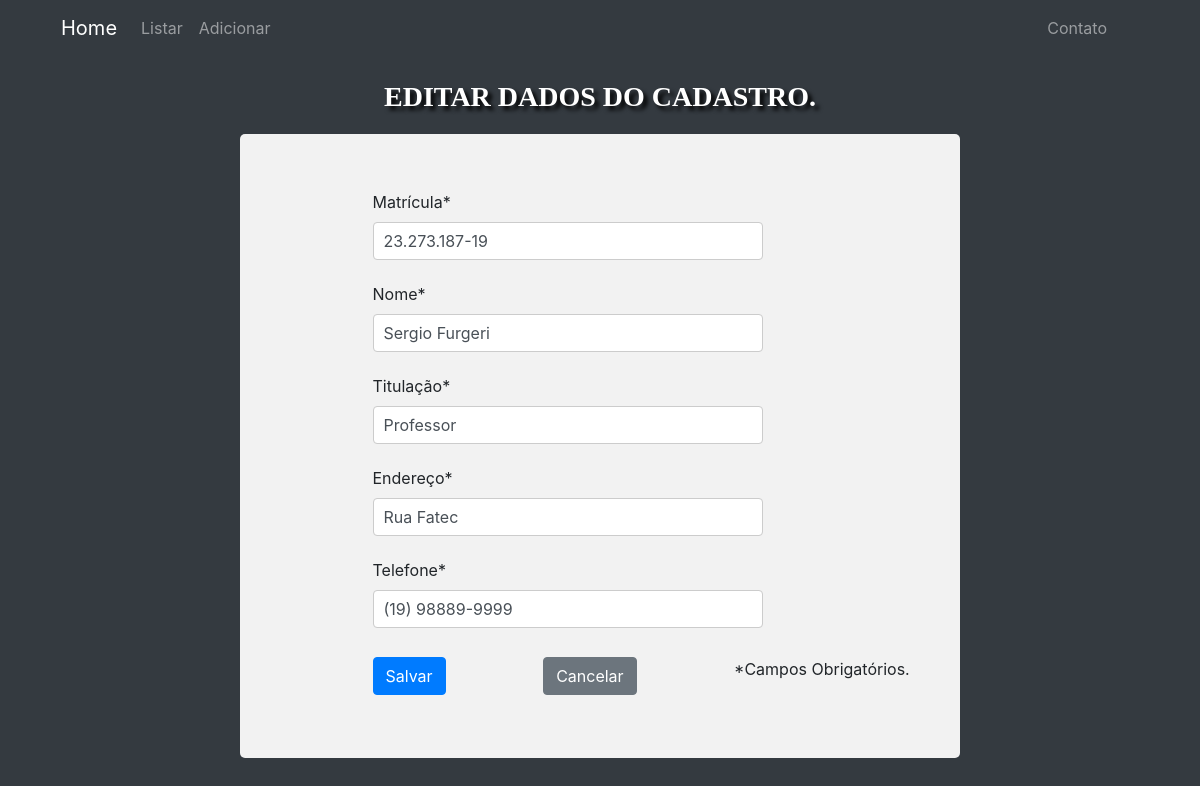
Screenshot of /editar/280/ with the database file from the repository.
### portalProfessor/models.py (models this page shows)
class Professor(models.Model):
    matricula = models.CharField(max_length=100)
    nome = models.CharField(max_length=100)
    endereco = models.CharField(max_length=100)
    telefone = models.CharField(max_length=100)
    titulacao = models.CharField(max_length=100)

### portalProfessor/views.py (the view)
# urls.py: path('editar/<int:nr_item>/', views.atualizar),
def atualizar(request, nr_item):
    item = get_object_or_404(Professor, pk=nr_item)
    form = ProfessorForm(instance=item)
    if request.method == 'POST':
        form = ProfessorForm(request.POST, instance=item)
        if form.is_valid():
            item = form.save(commit=False)
            item.matricula = form.cleaned_data['matricula']
            item.nome = form.cleaned_data['nome']
            item.endereco = form.cleaned_data['endereco']
            item.telefone = form.cleaned_data['telefone']
            item.titulacao = form.cleaned_data['titulacao']
            item.save()
            return render(request, 'atualizado.html', {})
        else:
            return render(request, 'adiciona.html', {'form':form, 'item': item})
    elif (request.method == 'GET'):
        return render(request, 'edita.html', {'form':form, 'item': item})

### portalProfessor/forms.py
class ProfessorForm(forms.ModelForm):
    class Meta:
        model = Professor
        fields = ('matricula', 'nome', 'endereco', 'telefone', 'titulacao', )
        labels = {
            'matricula':'Matrícula',
            'nome':'Nome',
            'endereco':'Endereço',
            'telefone':'Telefone',
            'titulacao':'Titulação',
        }

### templates/edita.html (shortened to what this page needs)
{% extends 'base.html' %}
{% block content%}
{% load crispy_forms_tags %}
{% load static %}
<div class="container">
  <nav class="navbar navbar-expand-lg navbar-dark bg-dark">
      <a class="navbar-brand" href="/">Home</a>
      <div class="collapse navbar-collapse" id="navbarTogglerDemo02">
        <ul class="navbar-nav mr-auto mt-2 mt-lg-0">
          <li class="nav-item">
            <a class="nav-link" href="/lista/">Listar <span class="sr-only">(current)</span></a>
          </li>
          <li class="nav-item">
            <a class="nav-link" href="/adiciona/">Adicionar</a>
          </li>
        </ul>
        <ul class="navbar-nav mr-4 mt-2 mt-lg-0">
          <a class="nav-link" href="/contato/">Contato</a>
        </ul>
      </div>
  </nav>
</div>
<div id="tituloPaginas">
  <p>EDITAR DADOS DO CADASTRO.</p>
</div>
<div class="containerFormulario">
  <form action="" method="POST">
    <div class="row">
      <div class="col-75">
          {{ form.matricula|as_crispy_field }}
      </div>
    </div>
    <div class="row">
      <div class="col-75">
          {{ form.nome|as_crispy_field }}
      </div>
      <div class="col-75">
          {{ form.titulacao|as_crispy_field }}
      </div>
    </div>
    <div class="row">
      <div class="col-75">
          {{ form.endereco|as_crispy_field }}
      </div>
      <div class="col-75">
          {{ form.telefone|as_crispy_field }}
      </div>
    </div>
    <div class="row">
      <button id="formularioBotao" type="submit" class="btn btn-primary">Salvar</button>
      <a id="formularioBotao" class="btn btn-secondary" href="/lista/">Cancelar</a>
      <p id="formularioBotao">*Campos Obrigatórios.</p>
    </div>
  </form>
</div>
{% endblock %}

### templates/static/css/styles.css (style rules this page uses)
#body { background-color: #343a40; }
.containerFormulario { border-radius: 5px; background-color: #f2f2f2; padding: 50px; margin-left: 20%; margin-right: 20%; margin-bottom: 20%; }
.col-75 { float: left; width: 75%; margin-top: 6px; margin-left: 15%; }
.row:after { content: ""; display: table; clear: both; }
#formularioBotao { margin-left: 15%; margin-top: 2%; margin-bottom: 2%; }
#tituloPaginas { margin-top: 20px; font-size: 28px; color: white; text-shadow: 4px 4px 4px black; font-family:'Times New Roman'; font-weight: bold; text-align: center; }
input[type=text], select, textarea { width: 80%; padding: 10px; border: 1px solid #ccc; border-radius: 4px; box-sizing: border-box; resize: vertical; }
label { display: inline-block; }

### rows the page displays
Professor: matricula "23.273.187-19", nome "Sergio Furgeri", titulacao "Professor", endereco "Rua Fatec", telefone "(19) 98889-9999"
